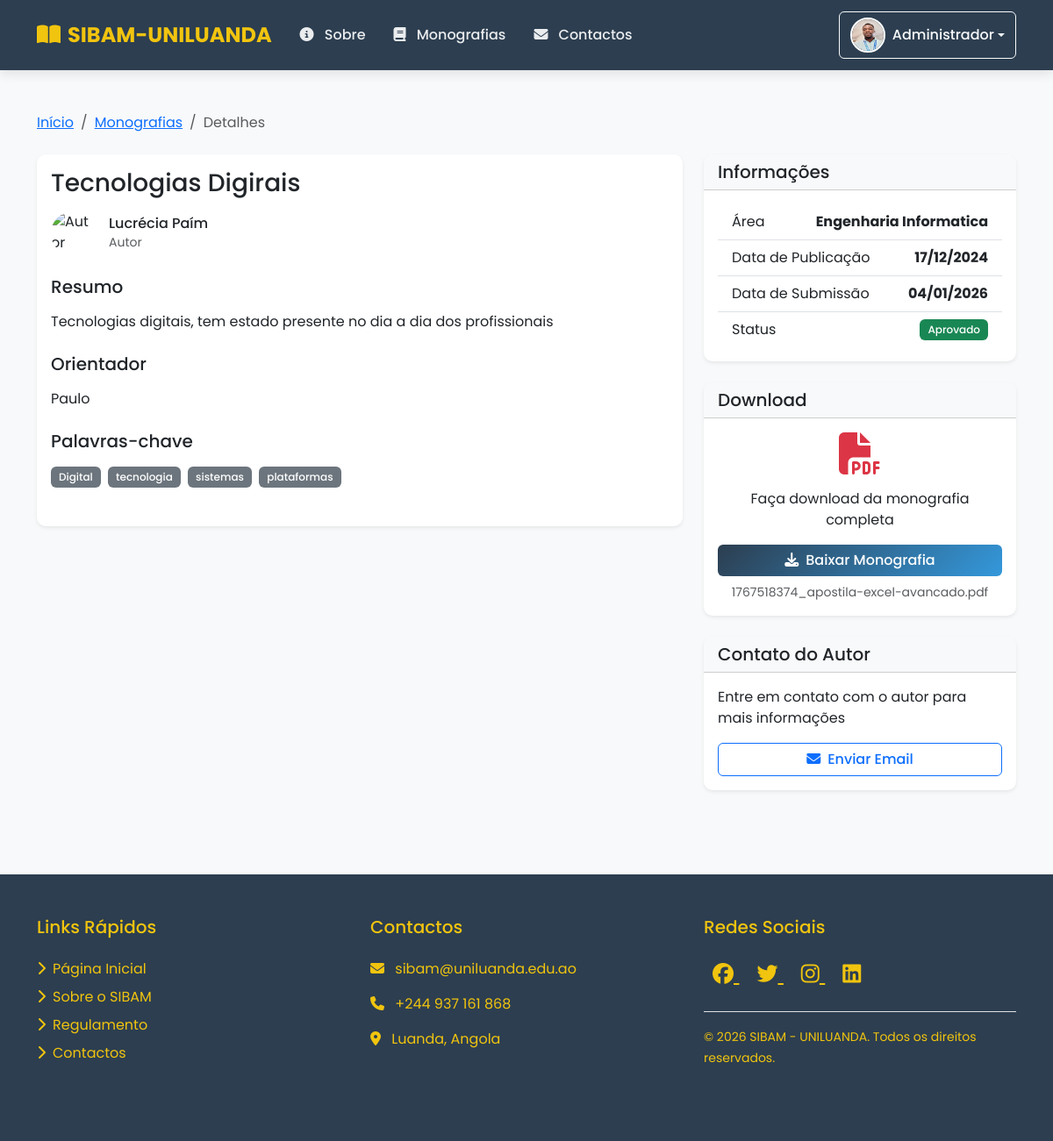
Before: /detalhes_monografia.php?id=4 (signed in) with the older database file.
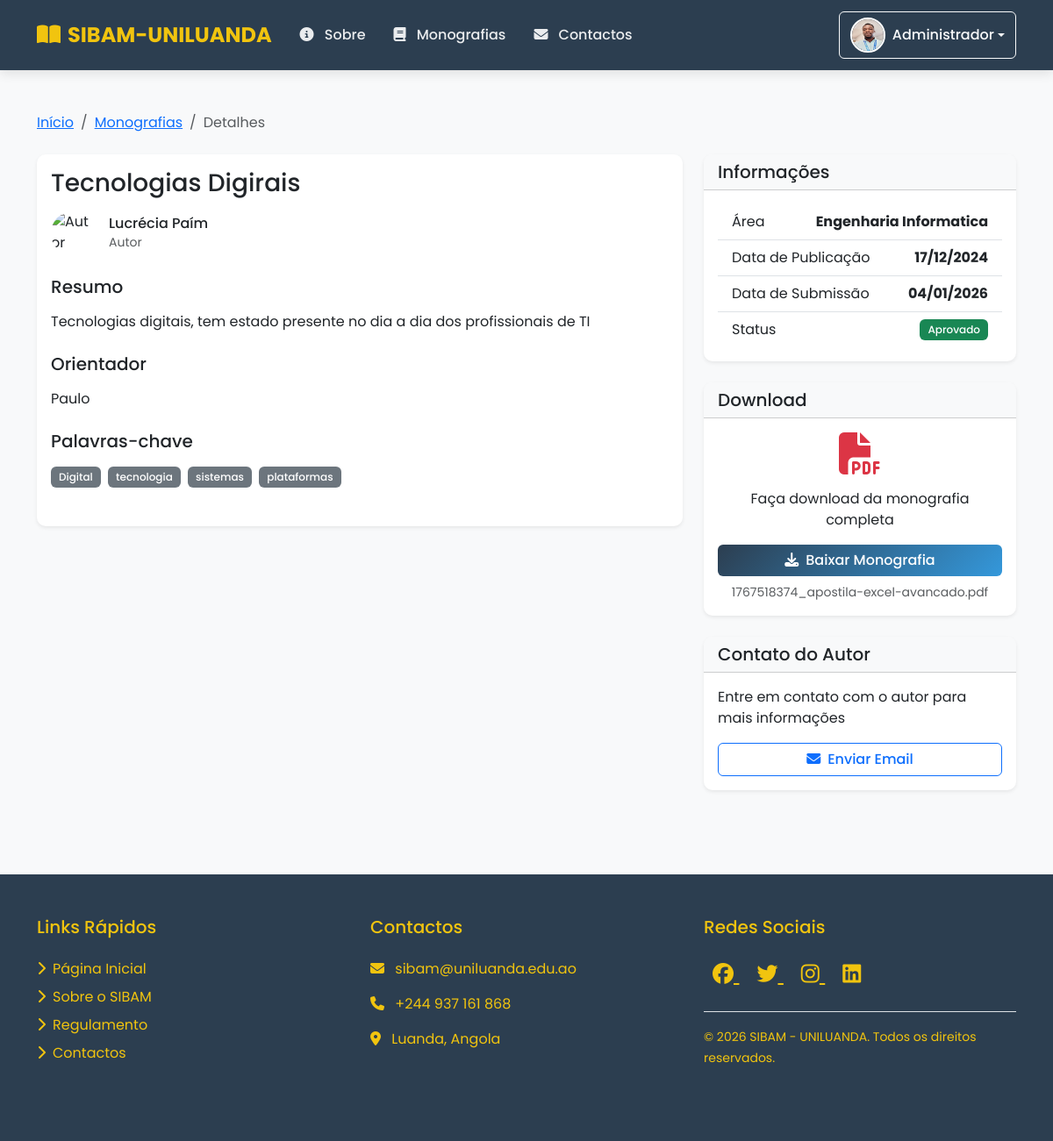
After: the same page with the newer database file.
### tables this page shows
CREATE TABLE `monografias` (
  `id` int NOT NULL AUTO_INCREMENT,
  `titulo` varchar(255) NOT NULL,
  `resumo` text NOT NULL,
  `autor_id` int NOT NULL,
  `orientador` varchar(100) DEFAULT NULL,
  `area` varchar(100) DEFAULT NULL,
  `palavras_chave` varchar(255) DEFAULT NULL,
  `arquivo` varchar(255) NOT NULL,
  `data_publicacao` date DEFAULT NULL,
  `status` enum('pendente','aprovado','rejeitado') DEFAULT 'pendente',
  `data_submissao` timestamp NULL DEFAULT CURRENT_TIMESTAMP,
  PRIMARY KEY (`id`),
  KEY `autor_id` (`autor_id`),
  CONSTRAINT `fk_monografias_autor` FOREIGN KEY (`autor_id`) REFERENCES `usuarios` (`id`) ON DELETE CASCADE ON UPDATE CASCADE
);

CREATE TABLE `usuarios` (
  `id` int NOT NULL AUTO_INCREMENT,
  `nome` varchar(100) NOT NULL,
  `email` varchar(100) NOT NULL,
  `password` varchar(255) NOT NULL,
  `tipo` enum('admin','estudante','professor') DEFAULT 'estudante',
  `foto` varchar(255) DEFAULT 'default.png',
  `data_criacao` timestamp NULL DEFAULT CURRENT_TIMESTAMP,
  `data_atualizacao` timestamp NULL DEFAULT CURRENT_TIMESTAMP ON UPDATE CURRENT_TIMESTAMP,
  PRIMARY KEY (`id`),
  UNIQUE KEY `email` (`email`)
);

### includes/functions.php (called while the page is built, shortened)
<?php
function formatDate($date) {
    return date('d/m/Y', strtotime($date));
}
?>

### detalhes_monografia.php (the view, shortened to what the changed rows need)
<?php
require_once 'includes/config.php';
$monografia_id = (int)$_GET['id'];
$query = "SELECT m.*, u.nome as autor, u.email as autor_email
          FROM monografias m
          LEFT JOIN usuarios u ON m.autor_id = u.id
          WHERE m.id = :id AND m.status = 'aprovado'";
$stmt = $db->prepare($query);
$stmt->bindParam(':id', $monografia_id, PDO::PARAM_INT);
$stmt->execute();
$monografia = $stmt->fetch(PDO::FETCH_ASSOC);
$palavras_chave = !empty($monografia['palavras_chave']) ?
                  explode(',', $monografia['palavras_chave']) : [];
?>
<!DOCTYPE html>
<html lang="pt-pt">
<head>
    <?php include 'includes/head.php'; ?>
</head>
<body>
    <div class="container py-5">
        <div class="row">
            <div class="col-lg-8">
                <div class="card shadow-sm mb-4">
                    <div class="card-body">
                        <h1 class="card-title h3 mb-3"><?php echo htmlspecialchars($monografia['titulo']); ?></h1>
                        <div class="d-flex align-items-center mb-4">
                            <img src="assets/images/avatar/<?php echo htmlspecialchars($monografia['foto'] ?? 'default.png'); ?>"
                                 alt="Autor"
                                 class="rounded-circle me-3"
                                 width="50"
                                 height="50"
                                 onerror="this.src='assets/images/avatar/default.png'">
                            <div>
                                <h6 class="mb-0"><?php echo htmlspecialchars($monografia['autor']); ?></h6>
                                <small class="text-muted">Autor</small>
                            </div>
                        </div>
                        <div class="mb-4">
                            <h5 class="mb-3">Resumo</h5>
                            <p class="text-justify"><?php echo nl2br(htmlspecialchars($monografia['resumo'])); ?></p>
                        </div>
                        <?php if (!empty($monografia['orientador'])): ?>
                        <div class="mb-4">
                            <h5 class="mb-3">Orientador</h5>
                            <p><?php echo htmlspecialchars($monografia['orientador']); ?></p>
                        </div>
                        <?php endif; ?>
                        <?php if (!empty($palavras_chave)): ?>
                        <div class="mb-4">
                            <h5 class="mb-3">Palavras-chave</h5>
                            <div>
                                <?php foreach ($palavras_chave as $palavra): ?>
                                    <span class="badge bg-secondary me-1 mb-1"><?php echo htmlspecialchars(trim($palavra)); ?></span>
                                <?php endforeach; ?>
                            </div>
                        </div>
                        <?php endif; ?>
                    </div>
                </div>
            </div>
            <div class="col-lg-4">
                <div class="card shadow-sm mb-4">
                    <div class="card-body">
                        <ul class="list-group list-group-flush">
                            <li class="list-group-item d-flex justify-content-between align-items-center">
                                <span>Área</span>
                                <strong><?php echo htmlspecialchars($monografia['area']); ?></strong>
                            </li>
                            <li class="list-group-item d-flex justify-content-between align-items-center">
                                <span>Data de Publicação</span>
                                <strong><?php echo formatDate($monografia['data_publicacao']); ?></strong>
                            </li>
                            <li class="list-group-item d-flex justify-content-between align-items-center">
                                <span>Data de Submissão</span>
                                <strong><?php echo formatDate($monografia['data_submissao']); ?></strong>
                            </li>
                        </ul>
                    </div>
                </div>
                <div class="card shadow-sm">
                    <div class="card-body text-center">
                        <i class="fas fa-file-pdf fa-3x text-danger mb-3"></i>
                        <p class="mb-3">Faça download da monografia completa</p>
                        <a href="<?php echo UPLOAD_PATH . htmlspecialchars($monografia['arquivo']); ?>"
                           class="btn btn-primary w-100"
                           download>
                            <i class="fas fa-download me-2"></i>Baixar Monografia
                        </a>
                        <small class="text-muted mt-2 d-block"><?php echo htmlspecialchars($monografia['arquivo']); ?></small>
                    </div>
                </div>
            </div>
        </div>
    </div>
</body>
</html>

Changed rows visible on the page:
changed monografias "Tecnologias Digirais": resumo "Tecnologias digitais, tem estado presente no dia a dia dos profissionais" → "Tecnologias digitais, tem estado presente no dia a dia dos profissionais de TI"
